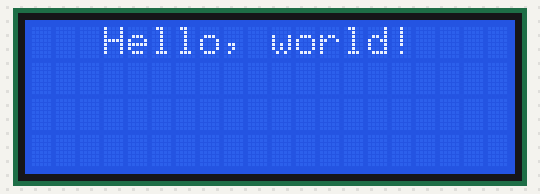
Bench run of a sketch on a simulated Arduino Uno, built with avr-gcc and run on an emulated ATmega328P. Shown: 20×4 character LCD.

Above: at 0.1 s.
At 1.1 s:
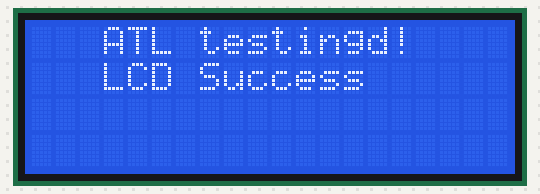

The sketch:

I2c_LCD_test.ino
```cpp
#include <Wire.h>
#include <LiquidCrystal_I2C.h>
LiquidCrystal_I2C lcd(0x27,20,4);  // set the LCD address to 0x27 for a 16 chars and 2 line display

void setup()
{
  lcd.init();                      // initialize the lcd
  lcd.backlight();
  lcd.setCursor(3,0);
  lcd.print("Hello, world!");
  lcd.setCursor(2,1);
  delay(1000);
}


void loop()
{
    lcd.setCursor(3,0);
  lcd.print("ATL testing");
    lcd.setCursor(3,1);
  lcd.print("LCD Success");

}
```
